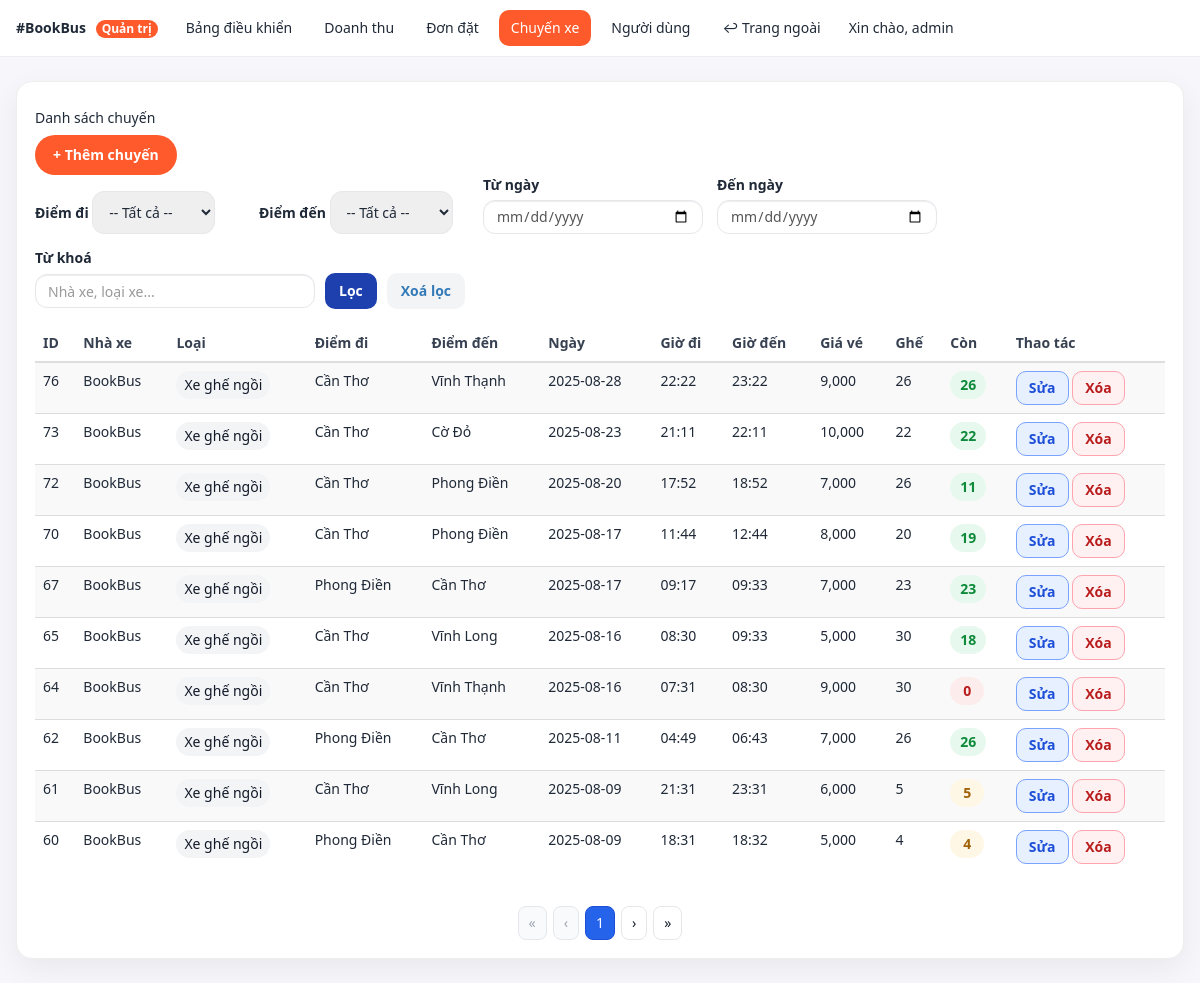
The app's page /admin/trips.php (signed in) with its own data.
### tables this page shows
CREATE TABLE chuyenxe (
        id INTEGER PRIMARY KEY AUTOINCREMENT,
        ten_nhaxe TEXT NOT NULL,
        loai_xe TEXT NOT NULL,
        diem_di TEXT NOT NULL,
        diem_den TEXT NOT NULL,
        ngay_di DATE NOT NULL,
        gio_di TIME NOT NULL,
        gio_den TIME NOT NULL,
        gia_ve INTEGER NOT NULL,
        so_ghe INTEGER NOT NULL,
        so_ghe_con INTEGER NOT NULL
    );

### admin/trips.php (the view, shortened to what this page needs)
<?php
require_once __DIR__ . "/_layout_top.php";
require_once __DIR__ . "/../libs/db_chuyenxe.php";
$tu_ngay  = trim($_GET['tu_ngay']  ?? '');
$den_ngay = trim($_GET['den_ngay'] ?? '');
$q        = trim($_GET['q'] ?? '');
$perPage  = 10;
$where = [];
$params = [];
$whereSql = $where ? ("WHERE ".implode(" AND ", $where)) : "";
$page = max(1, (int)($_GET['p'] ?? 1));
$st = $pdo->prepare("SELECT COUNT(*) FROM chuyenxe $whereSql");
$st->execute($params);
$total = (int)$st->fetchColumn();
$pages = max(1, (int)ceil($total / $perPage));
$offset = ($page - 1) * $perPage;
$sql = "SELECT id,ten_nhaxe,loai_xe,diem_di,diem_den,ngay_di,gio_di,gio_den,gia_ve,so_ghe,so_ghe_con
        FROM chuyenxe $whereSql
        ORDER BY id DESC
        LIMIT :limit OFFSET :offset";
$st = $pdo->prepare($sql);
$st->bindValue(':limit', $perPage, PDO::PARAM_INT);
$st->bindValue(':offset', $offset, PDO::PARAM_INT);
$st->execute();
$rows = $st->fetchAll(PDO::FETCH_ASSOC);
function seat_pill_class($left){
  if ($left <= 0) return "pill pill-red";
  if ($left <= 10) return "pill pill-amber";
  return "pill pill-green";
}
function h($s){ return htmlspecialchars($s, ENT_QUOTES, 'UTF-8'); }
function keep($extra = []){
  $base = [
    'diem_di' => $_GET['diem_di'] ?? '',
    'diem_den' => $_GET['diem_den'] ?? '',
    'tu_ngay' => $_GET['tu_ngay'] ?? '',
    'den_ngay' => $_GET['den_ngay'] ?? '',
    'q' => $_GET['q'] ?? '',
  ];
  foreach($extra as $k=>$v) $base[$k] = $v;
  return http_build_query($base);
}
?>
<div class="cardx">
  <div class="d-flex justify-content-between align-items-center mb-3">
    <h5 class="m-0">Danh sách chuyến</h5>
    <a href="trips_edit.php" class="btn btn-brand">+ Thêm chuyến</a>
  </div>
  <form method="get" class="filterbar">
    <div class="group">
      <label class="form-label">Điểm đi</label>
      <select class="form-select" name="diem_di">
        <option value="">-- Tất cả --</option>
      </select>
    </div>
    <div class="group">
      <label class="form-label">Điểm đến</label>
      <select class="form-select" name="diem_den">
        <option value="">-- Tất cả --</option>
      </select>
    </div>
    <div class="group g-date">
      <label class="form-label">Từ ngày</label>
      <input type="date" class="form-control" name="tu_ngay" value="<?=h($tu_ngay)?>">
    </div>
    <div class="group g-date">
      <label class="form-label">Đến ngày</label>
      <input type="date" class="form-control" name="den_ngay" value="<?=h($den_ngay)?>">
    </div>
    <div class="group g-search">
      <label class="form-label">Từ khoá</label>
      <div class="search-row">
        <input type="text" class="form-control" name="q" placeholder="Nhà xe, loại xe..." value="<?=h($q)?>">
        <button class="btn-primary" type="submit">Lọc</button>
        <a class="btn-secondary" href="trips.php">Xoá lọc</a>
      </div>
    </div>
  </form>
  <div class="table-responsive">
  <table class="table align-middle table-striped">
    <thead>
      <tr>
        <th>ID</th>
        <th>Nhà xe</th>
        <th>Loại</th>
        <th>Điểm đi</th>
        <th>Điểm đến</th>
        <th>Ngày</th>
        <th>Giờ đi</th>
        <th>Giờ đến</th>
        <th>Giá vé</th>
        <th>Ghế</th>
        <th>Còn</th>
        <th>Thao tác</th>
      </tr>
    </thead>
    <tbody>
      <?php foreach($rows as $r): ?>
      <tr>
        <td><?=$r['id']?></td>
        <td><?=h($r['ten_nhaxe'])?></td>
        <td><span class="badge-type"><?=h($r['loai_xe'])?></span></td>
        <td><?=h($r['diem_di'])?></td>
        <td><?=h($r['diem_den'])?></td>
        <td><?=h($r['ngay_di'])?></td>
        <td><?=h($r['gio_di'])?></td>
        <td><?=h($r['gio_den'])?></td>
        <td><?=number_format((int)$r['gia_ve'])?></td>
        <td><?=$r['so_ghe']?></td>
        <td><span class="<?=seat_pill_class((int)$r['so_ghe_con'])?>"><?=$r['so_ghe_con']?></span></td>
        <td class="d-flex gap-2">
          <a class="btn-chip edit" href="trips_edit.php?id=<?=$r['id']?>">Sửa</a>
          <form id="del-<?=$r['id']?>" method="post" action="trips_delete.php?<?=keep(['p'=>$page])?>" style="display:inline-block;margin:0;">
            <button type="button" class="btn-chip delete js-del" data-id="<?=$r['id']?>">Xóa</button>
          </form>
        </td>
      </tr>
      <?php endforeach; ?>
    </tbody>
  </table>
  </div>
  <?php if ($pages > 1): ?>
  <div class="paginationx">
    <?php if ($page > 1): ?>
      <a href="?<?=keep(['p'=>1])?>">&laquo;</a>
      <a href="?<?=keep(['p'=>$page-1])?>">&lsaquo;</a>
    <?php else: ?>
      <span class="muted">&laquo;</span>
      <span class="muted">&lsaquo;</span>
    <?php endif; ?>
    <span class="active"><?=$page?></span>
    <?php if ($page < $pages): ?>
      <a href="?<?=keep(['p'=>$page+1])?>">&rsaquo;</a>
      <a href="?<?=keep(['p'=>$pages])?>">&raquo;</a>
    <?php else: ?>
      <span class="muted">&rsaquo;</span>
      <span class="muted">&raquo;</span>
    <?php endif; ?>
  </div>
  <?php endif; ?>
</div>
<?php require_once __DIR__ . "/_layout_bottom.php"; ?>

### admin/assets/admin.css (style rules this page uses)
:root { --brand:#ff5a2c;--brand-ink:#1f2937;--muted:#6b7280;--bg:#f7f7fb;--card:#fff;--ring:rgba(255,90,44,.35) }
.admin-body { background:var(--bg);color:var(--brand-ink);font-family:system-ui,-apple-system,Segoe UI,Roboto,Helvetica,Arial,sans-serif }
.cardx { background:var(--card);border-radius:16px;box-shadow:0 10px 30px rgba(0,0,0,.06);border:1px solid #eee;padding:18px }
.form-control,.form-select { border-radius:12px;border:1px solid #e5e7eb;padding:10px 12px }
.btn-brand { background:var(--brand);color:#fff;border:none;border-radius:999px;padding:10px 18px;font-weight:600 }

### admin/trips.php (style rules this page uses)
.pill { display:inline-flex;align-items:center;justify-content:center; min-width:34px;height:28px;padding:0 10px;border-radius:999px;font-weight:700;font-size:14px }
.pill-green { background:#e7f9ee;color:#0f8a3a }
.pill-amber { background:#fff7e6;color:#a16207 }
.pill-red { background:#fdecec;color:#b91c1c }
.btn-chip { display:inline-block;padding:6px 12px;border-radius:10px;font-weight:600; text-decoration:none;border:1px solid transparent;cursor:pointer }
.btn-chip.edit { background:#e6f0ff;border-color:#7aa2ff;color:#1d4ed8 }
.btn-chip.delete { background:#fff1f2;border-color:#fda4af;color:#b91c1c }
.table thead th { font-weight:700;color:#374151 }
.badge-type { display:inline-block;padding:4px 8px;border-radius:999px;background:#f3f4f6;color:#111827 }
.paginationx { display:flex;gap:6px;justify-content:center;margin-top:14px }
.paginationx a,.paginationx span { padding:6px 10px;border:1px solid #e5e7eb;border-radius:8px;text-decoration:none;color:#111827;background:#fff }
.paginationx .active { background:#2563eb;color:#fff;border-color:#1d4ed8 }
.paginationx .muted { color:#9ca3af;background:#f9fafb }
.filterbar { display:flex;flex-wrap:wrap;gap:14px;align-items:flex-end;margin-bottom:16px }
.filterbar .group { min-width:210px }
.filterbar .group.g-date { width:220px }
.filterbar .group.g-search { flex:0 0 auto }
.filterbar .group.g-search .search-row { display:flex;gap:10px;align-items:center }
.filterbar .group.g-search .search-row input { width:280px }
.filterbar .btn-primary { background:#1e40af;border:none;color:#fff;border-radius:10px;padding:8px 14px;font-weight:700 }
.filterbar .btn-secondary { background:#f3f4f6;border:none;border-radius:10px;padding:8px 14px;font-weight:600 }

### records on screen
chuyenxe: id "76", ten_nhaxe "BookBus", loai_xe "Xe ghế ngồi", diem_di "Cần Thơ", diem_den "Vĩnh Thạnh", ngay_di "2025-08-28", gio_di "22:22", gio_den "23:22", gia_ve "9,000", so_ghe "26", so_ghe_con "26"
chuyenxe: id "73", ten_nhaxe "BookBus", loai_xe "Xe ghế ngồi", diem_di "Cần Thơ", diem_den "Cờ Đỏ", ngay_di "2025-08-23", gio_di "21:11", gio_den "22:11", gia_ve "10,000", so_ghe "22", so_ghe_con "22"
chuyenxe: id "72", ten_nhaxe "BookBus", loai_xe "Xe ghế ngồi", diem_di "Cần Thơ", diem_den "Phong Điền", ngay_di "2025-08-20", gio_di "17:52", gio_den "18:52", gia_ve "7,000", so_ghe "26", so_ghe_con "11"
chuyenxe: id "70", ten_nhaxe "BookBus", loai_xe "Xe ghế ngồi", diem_di "Cần Thơ", diem_den "Phong Điền", ngay_di "2025-08-17", gio_di "11:44", gio_den "12:44", gia_ve "8,000", so_ghe "20", so_ghe_con "19"
chuyenxe: id "67", ten_nhaxe "BookBus", loai_xe "Xe ghế ngồi", diem_di "Phong Điền", diem_den "Cần Thơ", ngay_di "2025-08-17", gio_di "09:17", gio_den "09:33", gia_ve "7,000", so_ghe "23", so_ghe_con "23"
chuyenxe: id "65", ten_nhaxe "BookBus", loai_xe "Xe ghế ngồi", diem_di "Cần Thơ", diem_den "Vĩnh Long", ngay_di "2025-08-16", gio_di "08:30", gio_den "09:33", gia_ve "5,000", so_ghe "30", so_ghe_con "18"
chuyenxe: id "64", ten_nhaxe "BookBus", loai_xe "Xe ghế ngồi", diem_di "Cần Thơ", diem_den "Vĩnh Thạnh", ngay_di "2025-08-16", gio_di "07:31", gio_den "08:30", gia_ve "9,000", so_ghe "30", so_ghe_con "0"
chuyenxe: id "62", ten_nhaxe "BookBus", loai_xe "Xe ghế ngồi", diem_di "Phong Điền", diem_den "Cần Thơ", ngay_di "2025-08-11", gio_di "04:49", gio_den "06:43", gia_ve "7,000", so_ghe "26", so_ghe_con "26"
chuyenxe: id "61", ten_nhaxe "BookBus", loai_xe "Xe ghế ngồi", diem_di "Cần Thơ", diem_den "Vĩnh Long", ngay_di "2025-08-09", gio_di "21:31", gio_den "23:31", gia_ve "6,000", so_ghe "5", so_ghe_con "5"
chuyenxe: id "60", ten_nhaxe "BookBus", loai_xe "Xe ghế ngồi", diem_di "Phong Điền", diem_den "Cần Thơ", ngay_di "2025-08-09", gio_di "18:31", gio_den "18:32", gia_ve "5,000", so_ghe "4", so_ghe_con "4"

### other values on screen
$_SESSION['user']['username'] "admin"
$page "1"
